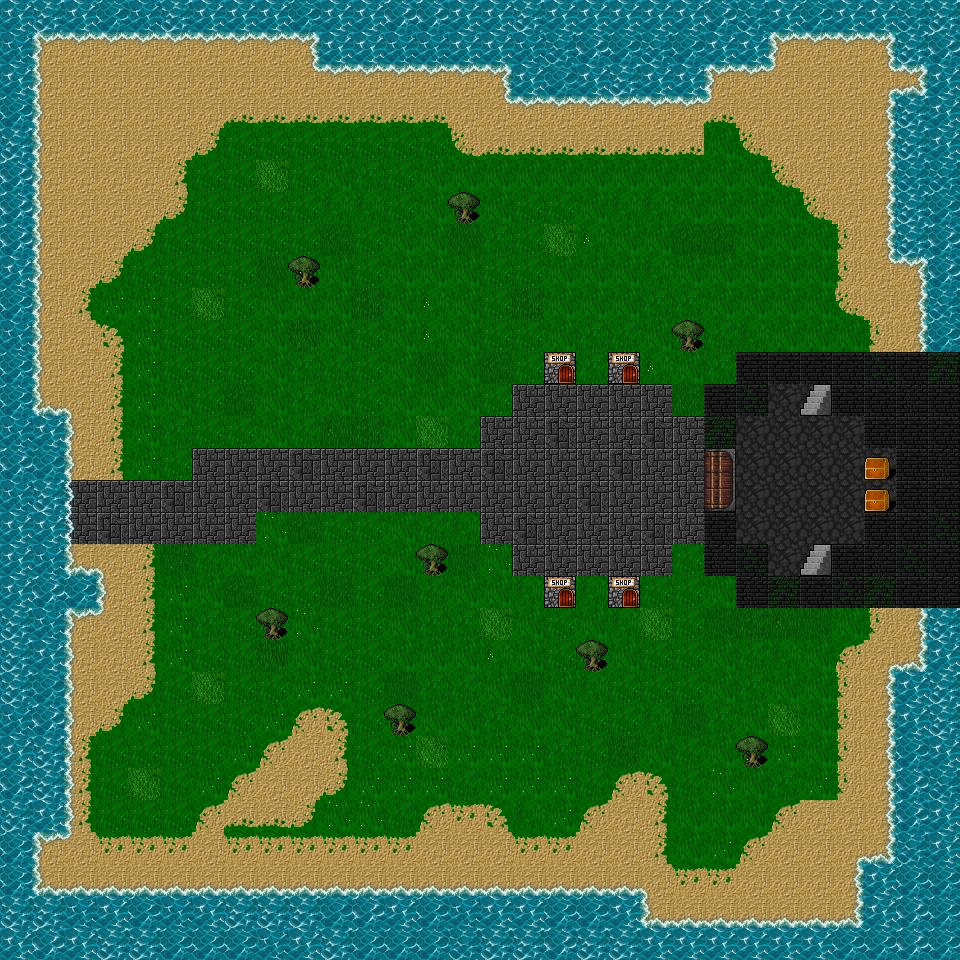

Tiled map render using the project's own tile images. Description and the map definition, with tile-layer contents summarised, below:
An orthogonal 30x30 tile map with 32x32 px tiles, 8 tile layers (Ground, GroundFlavor, Paths, Water, ...).

<map version="1.10" tiledversion="1.11.0" orientation="orthogonal" renderorder="right-down" width="30" height="30" tilewidth="32" tileheight="32" infinite="0" nextlayerid="9" nextobjectid="1">
 <tileset firstgid="1" source="background.tsx" />
 <layer id="4" name="Ground" width="30" height="30">
  <data>[900 cells, 728 non-empty, 20 distinct tile ids]</data>
 </layer>
 <layer id="5" name="GroundFlavor" width="30" height="30" opacity="0.43">
  <data>[900 cells, 49 non-empty, 7 distinct tile ids]</data>
 </layer>
 <layer id="6" name="Paths" width="30" height="30">
  <data>[900 cells, 72 non-empty, 3 distinct tile ids]</data>
 </layer>
 <layer id="1" name="Water" width="30" height="30" locked="1">
  <data>[900 cells, 301 non-empty, 15 distinct tile ids]</data>
 </layer>
 <layer id="2" name="Water2" width="30" height="30" locked="1">
  <data>[900 cells, 19 non-empty, 4 distinct tile ids]</data>
 </layer>
 <layer id="3" name="Water3" width="30" height="30" locked="1">
  <data>[900 cells, 1 non-empty, 1 distinct tile ids]</data>
 </layer>
 <layer id="8" name="CastleInterior" width="30" height="30">
  <data>[900 cells, 40 non-empty, 1 distinct tile ids]</data>
 </layer>
 <layer id="7" name="Buildings" width="30" height="30">
  <data>[900 cells, 56 non-empty, 10 distinct tile ids]</data>
 </layer>
</map>
